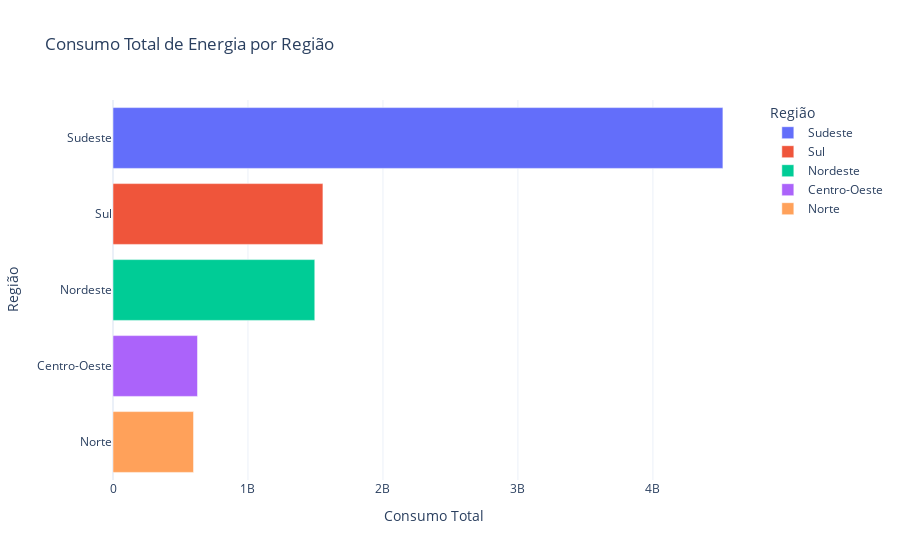

Notebook code cell kept with this figure:
### Markdown cell above
### Consumo total de energia por região

### Code cell
# Agrupar os dados por região e somar o consumo total
df_consumo_regiao = df_consumo_outros.groupby("regiao")["consumo"].sum().reset_index()

# Ordenar as regiões pelo consumo total
df_consumo_regiao = df_consumo_regiao.sort_values(by="consumo", ascending=False)

# Criar o gráfico de barras interativo com Plotly
fig = px.bar(
    df_consumo_regiao,
    x="consumo",
    y="regiao",
    orientation="h",  # Barras horizontais
    color="regiao",  # Diferenciar as cores por região
    color_continuous_scale="Viridis",  # Paleta de cores
    labels={"regiao": "Região", "consumo": "Consumo Total"},
    title="Consumo Total de Energia por Região",
)

# Melhorar layout
fig.update_layout(
    xaxis_title="Consumo Total",
    yaxis_title="Região",
    yaxis=dict(categoryorder="total ascending"),  # Ordena corretamente
    template="plotly_white",  # Estilo mais limpo
)

# Exibir o gráfico
fig.show()

### Figure 1 — Plotly figure (JSON) as saved in the notebook; plotly's stock layout.template omitted (floating-point values rounded to 4 significant figures)
{"data": [{"alignmentgroup": "True", "hovertemplate": "Região=%{y}<br>Consumo Total=%{x}<extra></extra>", "legendgroup": "Sudeste", "marker": {"color": "#636efa", "pattern": {"shape": ""}}, "name": "Sudeste", "offsetgroup": "Sudeste", "orientation": "h", "showlegend": true, "textposition": "auto", "type": "bar", "x": [4518515077], "xaxis": "x", "y": ["Sudeste"], "yaxis": "y"}, {"alignmentgroup": "True", "hovertemplate": "Região=%{y}<br>Consumo Total=%{x}<extra></extra>", "legendgroup": "Sul", "marker": {"color": "#EF553B", "pattern": {"shape": ""}}, "name": "Sul", "offsetgroup": "Sul", "orientation": "h", "showlegend": true, "textposition": "auto", "type": "bar", "x": [1555233899], "xaxis": "x", "y": ["Sul"], "yaxis": "y"}, {"alignmentgroup": "True", "hovertemplate": "Região=%{y}<br>Consumo Total=%{x}<extra></extra>", "legendgroup": "Nordeste", "marker": {"color": "#00cc96", "pattern": {"shape": ""}}, "name": "Nordeste", "offsetgroup": "Nordeste", "orientation": "h", "showlegend": true, "textposition": "auto", "type": "bar", "x": [1494826811], "xaxis": "x", "y": ["Nordeste"], "yaxis": "y"}, {"alignmentgroup": "True", "hovertemplate": "Região=%{y}<br>Consumo Total=%{x}<extra></extra>", "legendgroup": "Centro-Oeste", "marker": {"color": "#ab63fa", "pattern": {"shape": ""}}, "name": "Centro-Oeste", "offsetgroup": "Centro-Oeste", "orientation": "h", "showlegend": true, "textposition": "auto", "type": "bar", "x": [626086467], "xaxis": "x", "y": ["Centro-Oeste"], "yaxis": "y"}, {"alignmentgroup": "True", "hovertemplate": "Região=%{y}<br>Consumo Total=%{x}<extra></extra>", "legendgroup": "Norte", "marker": {"color": "#FFA15A", "pattern": {"shape": ""}}, "name": "Norte", "offsetgroup": "Norte", "orientation": "h", "showlegend": true, "textposition": "auto", "type": "bar", "x": [596647389], "xaxis": "x", "y": ["Norte"], "yaxis": "y"}], "layout": {"barmode": "relative", "legend": {"title": {"text": "Região"}, "tracegroupgap": 0}, "title": {"text": "Consumo Total de Energia por Região"}, "xaxis": {"anchor": "y", "domain": [0, 1], "title": {"text": "Consumo Total"}}, "yaxis": {"anchor": "x", "categoryarray": ["Norte", "Centro-Oeste", "Nordeste", "Sul", "Sudeste"], "categoryorder": "total ascending", "domain": [0, 1], "title": {"text": "Região"}}}}
